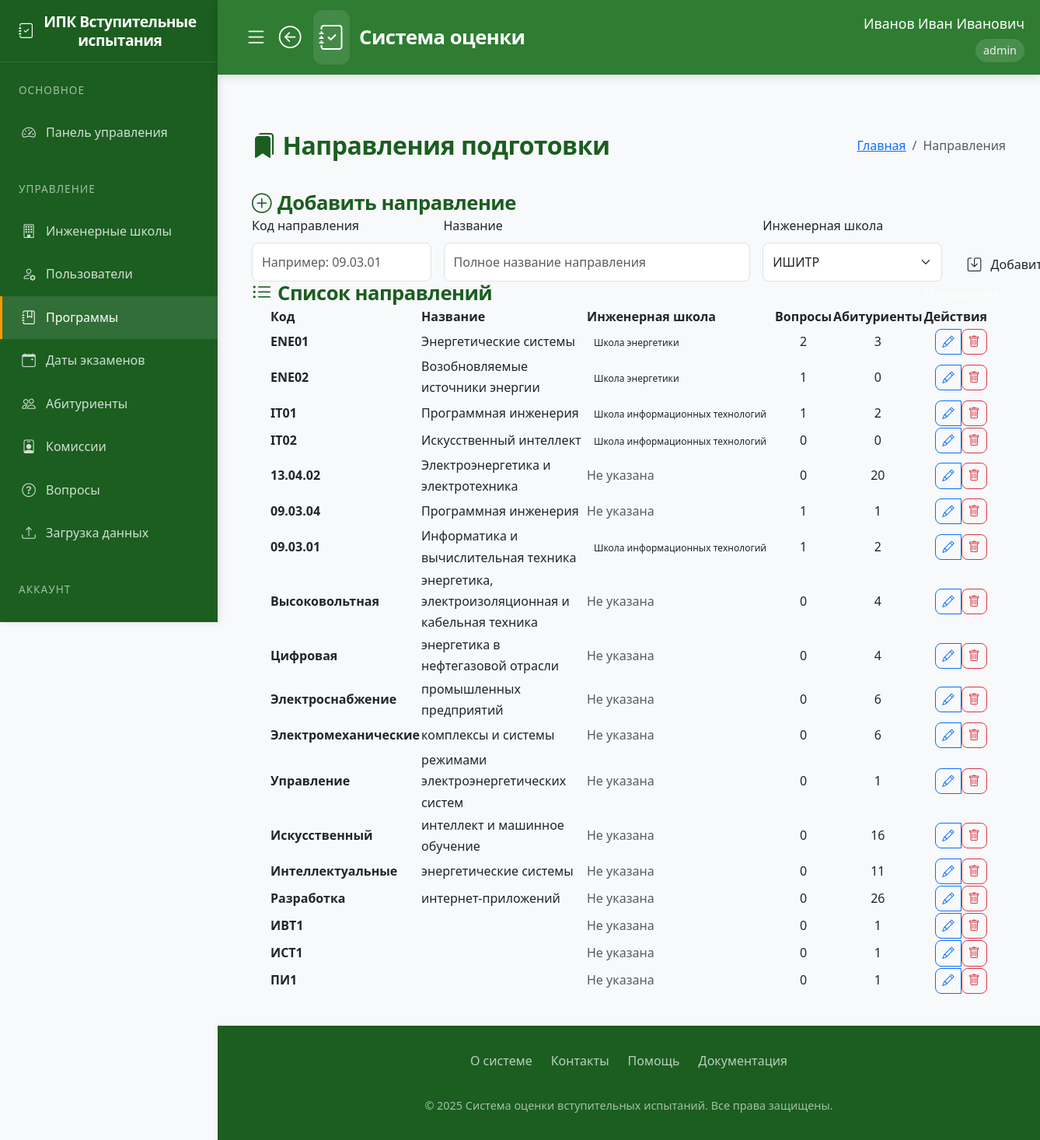
Page /programs (signed in) on the committed database.
### app/models.py (models this page shows)
class User(UserMixin, db.Model):
    id = db.Column(db.Integer, primary_key=True)
    username = db.Column(db.String(80), unique=True, nullable=False)
    password = db.Column(db.String(120), nullable=False)
    full_name = db.Column(db.String(100), nullable=False)
    position = db.Column(db.String(100), nullable=False)
    role = db.Column(db.String(20), nullable=False)  # 'admin', 'secretary', 'commission'
    school_id = db.Column(db.Integer, db.ForeignKey('engineering_school.id'))
    engineering_school = db.relationship('EngineeringSchool', backref='users')
    commission_members = db.relationship('CommissionMember', back_populates='user', cascade='all, delete-orphan')
    standard_commissions = db.relationship('StandardCommission', back_populates='user', cascade='all, delete-orphan')

class Program(db.Model):
    id = db.Column(db.Integer, primary_key=True)
    code = db.Column(db.String(50), nullable=False)
    name = db.Column(db.String(200), nullable=False)
    school_id = db.Column(db.Integer, db.ForeignKey('engineering_school.id'))
    questions = db.relationship('Question', backref='program', lazy=True, cascade='all, delete-orphan')
    standard_commission = db.relationship('StandardCommission', backref='program', lazy=True, cascade='all, delete-orphan')
    applicants = db.relationship('Applicant', backref='program', lazy=True)
    exam_dates = db.relationship('ExamDate', backref='program', lazy=True)

class EngineeringSchool(db.Model):
    id = db.Column(db.Integer, primary_key=True)
    name = db.Column(db.String(100), nullable=False, unique=True)
    programs = db.relationship('Program', backref='school', lazy=True)

### app/routes.py (the view, shortened to what this page needs)
@routes.route('/programs', methods=['GET', 'POST'])
@login_required
def programs():
    if current_user.role not in ['admin', 'secretary']:
        abort(403)
    form = ProgramForm()
    if current_user.role == 'secretary':
        form.school_id.data = current_user.school_id
        form.school_id.choices = [(s.id, s.name) for s in EngineeringSchool.query.order_by('name').all() if s.id == current_user.school_id]
    else:
        form.school_id.choices = [(s.id, s.name) for s in EngineeringSchool.query.order_by('name').all()]
    if current_user.role == 'secretary':
        programs = Program.query.filter_by(school_id=current_user.school_id).all()
    else:  # admin
        programs = Program.query.all()
    return render_template('programs.html', form=form, programs=programs)

### app/forms.py
class ProgramForm(FlaskForm):
    code = StringField('Код программы', validators=[DataRequired(), Length(min=2, max=50)])
    name = StringField('Название программы', validators=[DataRequired(), Length(min=5, max=200)])
    school_id = SelectField('Инженерная школа', coerce=int, validators=[DataRequired()])
    submit = SubmitField('Добавить')
    def __init__(self, *args, **kwargs):
        super(ProgramForm, self).__init__(*args, **kwargs)

### app/templates/programs.html (shortened to what this page needs)
{% extends "base.html" %}
{% block content %}
<div class="container py-4">
    <div class="d-flex justify-content-between align-items-center mb-4">
        <h2 class="mb-0">
            <i class="bi bi-bookmarks-fill me-2"></i>Направления подготовки
        </h2>
        <nav aria-label="breadcrumb">
            <ol class="breadcrumb">
                <li class="breadcrumb-item"><a href="{{ url_for('routes.home') }}">Главная</a></li>
                <li class="breadcrumb-item active">Направления</li>
            </ol>
        </nav>
    </div>
    <div class="custom-card">
        <div class="custom-card-header d-flex justify-content-between align-items-center">
            <h3 class="mb-0">
                <i class="bi bi-plus-circle me-2"></i>Добавить направление
            </h3>
        </div>
        <div class="card-body">
            <form method="POST" class="row g-3">
                <div class="col-md-3">
                    <label class="form-label">Код направления</label>
                    {{ form.code(class="custom-form-control form-control", placeholder="Например: 09.03.01") }}
                </div>
                <div class="col-md-5">
                    <label class="form-label">Название</label>
                    {{ form.name(class="custom-form-control form-control", placeholder="Полное название направления") }}
                </div>
                <div class="col-md-3">
                    <label class="form-label">Инженерная школа</label>
                    {{ form.school_id(class="custom-form-control form-select") }}
                </div>
                <div class="col-md-1 d-flex align-items-end">
                    <button type="submit" class="btn btn-custom-primary w-100">
                        <i class="bi bi-save me-1"></i>Добавить
                    </button>
                </div>
            </form>
        </div>
    </div>
    <div class="custom-card">
        <div class="custom-card-header d-flex justify-content-between align-items-center">
            <h3 class="mb-0">
                <i class="bi bi-list-ul me-2"></i>Список направлений
            </h3>
            <span class="badge badge-custom">{{ programs|length }} направлений</span>
        </div>
        <div class="card-body p-0">
            <div class="table-responsive">
                <table class="custom-table">
                    <thead>
                        <tr>
                            <th class="ps-4">Код</th>
                            <th>Название</th>
                            <th>Инженерная школа</th>
                            <th class="text-center">Вопросы</th>
                            <th class="text-center">Абитуриенты</th>
                            <th class="text-end pe-4">Действия</th>
                        </tr>
                    </thead>
                    <tbody>
                        {% for program in programs %}
                        <tr>
                            <td class="ps-4 fw-bold">{{ program.code }}</td>
                            <td>{{ program.name }}</td>
                            <td>
                                {% if program.school %}
                                <span class="badge bg-light text-dark">{{ program.school.name }}</span>
                                {% else %}
                                <span class="text-muted">Не указана</span>
                                {% endif %}
                            </td>
                            <td class="text-center">{{ program.questions|length }}</td>
                            <td class="text-center">{{ program.applicants|length }}</td>
                            <td class="text-end pe-4">
                                <div class="btn-group">
                                    <a href="{{ url_for('routes.edit_program', program_id=program.id) }}"
                                       class="btn btn-sm btn-outline-primary">
                                        <i class="bi bi-pencil"></i>
                                    </a>
                                    <form action="{{ url_for('routes.delete_program', program_id=program.id) }}" method="POST">
                                        <button type="submit" class="btn btn-sm btn-outline-danger"
                                                onclick="return confirm('Удалить направление? Все связанные данные будут потеряны!')">
                                            <i class="bi bi-trash"></i>
                                        </button>
                                    </form>
                                </div>
                            </td>
                        </tr>
                        {% endfor %}
                    </tbody>
                </table>
            </div>
        </div>
    </div>
</div>
{% endblock %}

### app/templates/base.html (shortened to what this page needs)
<!DOCTYPE html>
<html lang="ru">
<head>
    <link href="https://cdn.jsdelivr.net/npm/bootstrap@5.3.0/dist/css/bootstrap.min.css" rel="stylesheet">
    <link rel="stylesheet" href="https://cdn.jsdelivr.net/npm/bootstrap-icons@1.10.0/font/bootstrap-icons.css">
    <link rel="stylesheet" href="{{ url_for('static', filename='style.css') }}">
</head>
<body>
    <aside class="sidebar">
        <div class="sidebar-header">
            <h3 class="sidebar-title">
                <i class="bi bi-journal-check"></i>
                <span>ИПК Вступительные испытания</span>
            </h3>
        </div>
        <nav class="sidebar-menu">
            {% if current_user.is_authenticated %}
                <div class="menu-section">
                    <div class="menu-section-title">Основное</div>
                    {% if current_user.role == 'admin' %}
                        <a href="{{ url_for('routes.admin_dashboard') }}" class="menu-item {% if request.endpoint == 'routes.admin_dashboard' %}active{% endif %}">
                            <i class="bi bi-speedometer2"></i>
                            <span>Панель управления</span>
                        </a>
                    {% elif current_user.role == 'secretary' %}
                        <a href="{{ url_for('routes.secretary_dashboard') }}" class="menu-item {% if request.endpoint == 'routes.secretary_dashboard' %}active{% endif %}">
                            <i class="bi bi-speedometer2"></i>
                            <span>Панель секретаря</span>
                        </a>
                    {% elif current_user.role == 'teacher' %}
                        <a href="{{ url_for('routes.teacher_dashboard') }}" class="menu-item {% if request.endpoint == 'routes.teacher_dashboard' %}active{% endif %}">
                            <i class="bi bi-speedometer2"></i>
                            <span>Панель преподавателя</span>
                        </a>
                    {% elif current_user.role == 'student' %}
                        <a href="{{ url_for('routes.student_dashboard') }}" class="menu-item {% if request.endpoint == 'routes.student_dashboard' %}active{% endif %}">
                            <i class="bi bi-speedometer2"></i>
                            <span>Мои тесты</span>
                        </a>
                    {% endif %}
                </div>
                {% if current_user.role in ['admin', 'secretary'] %}
                <div class="menu-section">
                    <div class="menu-section-title">Управление</div>
                    {% if current_user.role == 'admin' %}
                        <a href="{{ url_for('routes.engineering_schools') }}" class="menu-item {% if request.endpoint == 'routes.engineering_schools' %}active{% endif %}">
                            <i class="bi bi-building"></i>
                            <span>Инженерные школы</span>
                        </a>
                        <a href="{{ url_for('routes.users') }}" class="menu-item {% if request.endpoint == 'routes.users' %}active{% endif %}">
                            <i class="bi bi-person-gear"></i>
                            <span>Пользователи</span>
                        </a>
                    {% endif %}
                    <a href="{{ url_for('routes.programs') }}" class="menu-item {% if request.endpoint == 'routes.programs' %}active{% endif %}">
                        <i class="bi bi-journal-bookmark"></i>
                        <span>Программы</span>
                    </a>
                    <a href="{{ url_for('routes.exam_dates') }}" class="menu-item {% if request.endpoint == 'routes.exam_dates' %}active{% endif %}">
                        <i class="bi bi-calendar-event"></i>
                        <span>Даты экзаменов</span>
                    </a>
                    <a href="{{ url_for('routes.applicants') }}" class="menu-item {% if request.endpoint == 'routes.applicants' %}active{% endif %}">
                        <i class="bi bi-people"></i>
                        <span>Абитуриенты</span>
                    </a>
                    <a href="{{ url_for('routes.standard_commission') }}" class="menu-item {% if request.endpoint == 'routes.standard_commission' %}active{% endif %}">
                        <i class="bi bi-person-badge"></i>
                        <span>Комиссии</span>
                    </a>
                    <a href="{{ url_for('routes.questions') }}" class="menu-item {% if request.endpoint == 'routes.questions' %}active{% endif %}">
                        <i class="bi bi-question-circle"></i>
                        <span>Вопросы</span>
                    </a>
                    <a href="{{ url_for('routes.upload_schedule') }}" class="menu-item {% if request.endpoint == 'routes.upload_schedule' %}active{% endif %}">
                        <i class="bi bi-upload"></i>
                        <span>Загрузка данных</span>
                    </a>
                </div>
                {% endif %}
                <div class="menu-section">
                    <div class="menu-section-title">Аккаунт</div>
                    <a href="{{ url_for('routes.logout') }}" class="menu-item">
                        <i class="bi bi-box-arrow-right"></i>
                        <span>Выход</span>
                    </a>
                </div>
            {% endif %}
        </nav>
    </aside>
    <header class="main-header">
        <div class="header-container">
            <div class="header-left">
                {% if current_user.is_authenticated %}
                    <div class="header-left">
                        <button class="toggle-sidebar-btn">
                            <i class="bi bi-list"></i>
                        </button>
                        <a href="javascript:history.back()" class="back-btn">
                            <i class="bi bi-arrow-left-circle"></i>
                        </a>
                        <a href="{{ url_for('routes.home') }}" class="logo">
                            <i class="bi bi-journal-check"></i>
                            <span>Система оценки</span>
                        </a>
                    </div>
                {% endif %}
            <nav class="user-nav">
                {% if current_user.is_authenticated %}
                <div class="user-info">
                    <div class="user-name">{{ current_user.full_name }}</div>
                    <div class="user-role">{{ current_user.role }}</div>
                </div>
                {% else %}
                <a href="{{ url_for('routes.login') }}" class="outline-btn">
                    <i class="bi bi-box-arrow-in-right"></i>
                    <span>Войти</span>
                </a>
                {% endif %}
            </nav>
        </div>
    </header>
    <main class="main-content">
        {% block content %}{% endblock %}
    </main>
    <footer class="main-footer">
        <div class="footer-content">
            <div class="footer-links">
                <a href="#" class="footer-link">О системе</a>
                <a href="#" class="footer-link">Контакты</a>
                <a href="#" class="footer-link">Помощь</a>
                <a href="#" class="footer-link">Документация</a>
            </div>
            <div class="footer-copyright">
                &copy; 2025 Система оценки вступительных испытаний. Все права защищены.
            </div>
        </div>
    </footer>
</body>
</html>

### static/style.css (style rules this page uses)
:root { --primary: #0d6efd; --secondary: #6c757d; --success: #198754; --info: #0dcaf0; --warning: #ffc107; --danger: #dc3545; --light: #f8f9fa; --dark: #212529; }
body { font-family: 'Segoe UI', Tahoma, Geneva, Verdana, sans-serif; background-color: #f8fafc; color: #333; }
header { box-shadow: 0 2px 10px rgba(0, 0, 0, 0.1); z-index: 1030; }
.btn { border-radius: 0.5rem; font-weight: 500; padding: 0.5rem 1rem; transition: all 0.2s; display: inline-flex; align-items: center; gap: 0.5rem; }
.btn i { font-size: 1.1em; }
.btn-sm { padding: 0.25rem 0.5rem; }
.form-control, .form-select { border-radius: 0.5rem; padding: 0.75rem; border: 1px solid #dee2e6; }
.badge { font-weight: 500; padding: 0.5em 0.75em; border-radius: 0.5rem; }

### rows in the picture
User: full_name "Иванов Иван Иванович", role "admin"
Program: code "ENE01", name "Энергетические системы", school.name "Школа энергетики", questions|length "2", applicants|length "3"
Program: code "ENE02", name "Возобновляемые источники энергии", school.name "Школа энергетики", questions|length "1", applicants|length "0"
Program: code "IT01", name "Программная инженерия", school.name "Школа информационных технологий", questions|length "1", applicants|length "2"
Program: code "IT02", name "Искусственный интеллект", school.name "Школа информационных технологий", questions|length "0", applicants|length "0"
Program: code "13.04.02", name "Электроэнергетика и электротехника", shows "Не указана", questions|length "0", applicants|length "20"
Program: code "09.03.04", name "Программная инженерия", shows "Не указана", questions|length "1", applicants|length "1"
Program: code "09.03.01", name "Информатика и вычислительная техника", school.name "Школа информационных технологий", questions|length "1", applicants|length "2"
Program: code "Высоковольтная", name "энергетика, электроизоляционная и кабельная техника", shows "Не указана", questions|length "0", applicants|length "4"
Program: code "Цифровая", name "энергетика в нефтегазовой отрасли", shows "Не указана", questions|length "0", applicants|length "4"
Program: code "Электроснабжение", name "промышленных предприятий", shows "Не указана", questions|length "0", applicants|length "6"
Program: code "Электромеханические", name "комплексы и системы", shows "Не указана", questions|length "0", applicants|length "6"
Program: code "Управление", name "режимами электроэнергетических систем", shows "Не указана", questions|length "0", applicants|length "1"
Program: code "Искусственный", name "интеллект и машинное обучение", shows "Не указана", questions|length "0", applicants|length "16"
Program: code "Интеллектуальные", name "энергетические системы", shows "Не указана", questions|length "0", applicants|length "11"
Program: code "Разработка", name "интернет-приложений", shows "Не указана", questions|length "0", applicants|length "26"
Program: code "ИВТ1", shows "Не указана", questions|length "0", applicants|length "1"
Program: code "ИСТ1", shows "Не указана", questions|length "0", applicants|length "1"
Program: code "ПИ1", shows "Не указана", questions|length "0", applicants|length "1"
